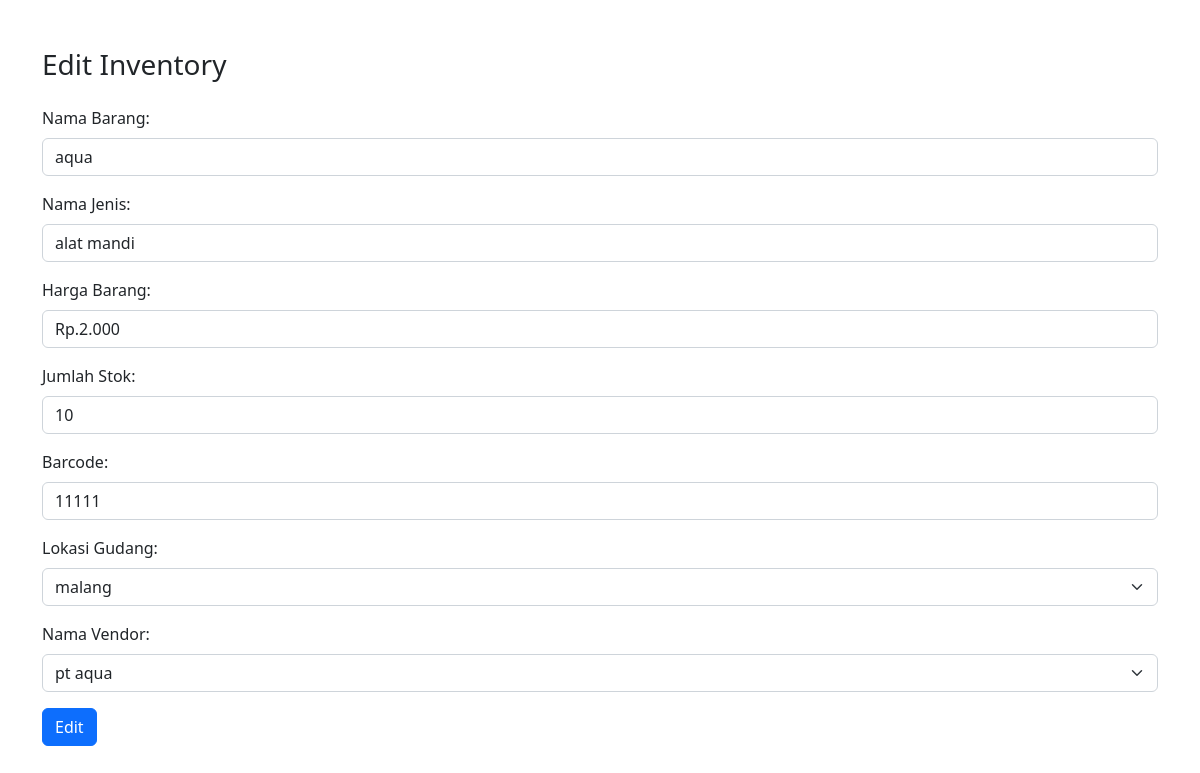
The page /crud/update_inven.php?id=13 on the database its author committed.
### tables this page shows
CREATE TABLE `inventory` (
  `id_barang` int(10) NOT NULL,
  `nama_barang` varchar(200) DEFAULT NULL,
  `jenis_barang` varchar(200) DEFAULT NULL,
  `harga` varchar(200) DEFAULT NULL,
  `kuantitas_stok` int(100) DEFAULT NULL,
  `no_seri` varchar(200) DEFAULT NULL,
  `id_gudang` int(100) DEFAULT NULL,
  `id_vendor` int(100) DEFAULT NULL
);

### crud/update_inven.php (the view, shortened to what this page needs)
<?php
include "../koneksi.php";
if ($_SERVER['REQUEST_METHOD'] == 'POST') {
    $id_barang = $_POST['id_barang'];
    $nama_barang = $_POST['nama_barang'];
    $jenis_barang = $_POST['jenis_barang'];
    $harga = $_POST['harga'];
    $kuantitas_stok = $_POST['kuantitas_stok'];
    $no_seri = $_POST['no_seri'];
    $lokasi_gudang = $_POST['id_gudang'];
    $nama_vendor = $_POST['id_vendor'];
    $sql = "UPDATE inventory SET
    nama_barang = '$nama_barang',
    jenis_barang = '$jenis_barang',
    harga = '$harga',
    kuantitas_stok = '$kuantitas_stok',
    no_seri = '$no_seri',
    id_gudang = '$lokasi_gudang',
    id_vendor = '$nama_vendor'
    WHERE id_barang = '$id_barang'";
if ($kon->query($sql) === TRUE) {
    echo "<script>alert('Sukses Mengubah Barang Baru');location.href='inven.php';</script>";
    exit();
} else {
    echo "Error updating record: " . $con->error;
}
$con->close();
} else {
$id_barang = $_GET['id'];
$sql = "SELECT * FROM inventory WHERE id_barang='$id_barang'";
$result = $kon->query($sql);
if ($result->num_rows > 0) {
    $row = $result->fetch_assoc();
} else {
    echo "Record not found!";
    exit();
}
}
?>
<!DOCTYPE html>
<html lang="en">
<head>
    <link href="../bootstrap.min.css" rel="stylesheet">
</head>
<body>
    <div class="container mt-5">
        <h3 class="mb-4">Edit Inventory</h3>
        <form action="update_inven.php" method="post">
            <div class="mb-3">
                <label for="nama_barang" class="form-label">Nama Barang:</label>
                <input type="text" class="form-control" id="nama_barang" name="nama_barang"
                 value="<?php echo htmlspecialchars($row['nama_barang']); ?>">
            </div>
            <div class="mb-3">
                <label for="jenis_barang" class="form-label">Nama Jenis:</label>
                <input type="text" class="form-control" id="jenis_barang" name="jenis_barang"
                 value="<?php echo htmlspecialchars($row['jenis_barang']); ?>">
            </div>
            <div class="mb-3">
                <label for="harga" class="form-label">Harga Barang:</label>
                <input type="text" class="form-control" id="harga" name="harga"
                 value="<?php echo htmlspecialchars($row['harga']); ?>">
            </div>
            <div class="mb-3">
                <label for="kuantitas_stok" class="form-label">Jumlah Stok:</label>
                <input type="text" class="form-control" id="kuantitas_stok" name="kuantitas_stok"
                 value="<?php echo htmlspecialchars($row['kuantitas_stok']); ?>">
            </div>
            <div class="mb-3">
                <label for="no_seri" class="form-label">Barcode:</label>
                <input type="text" class="form-control" id="no_seri" name="no_seri"
                 value="<?php echo htmlspecialchars($row['no_seri']); ?>">
            </div>
            <div class="mb-3">
                <label for="id_gudang" class="form-label">Lokasi Gudang:</label>
                <?php
                include "../koneksi.php";
                $id_gudang_terpilih = htmlspecialchars($row['id_gudang']);
                $query = mysqli_query($kon, "SELECT * FROM storage_unit");
                ?>
                <select name="id_gudang" class="form-select">
                    <?php
                    while ($data = mysqli_fetch_array($query)) {
                        $selected = ($data['id_gudang'] == $id_gudang_terpilih) ? 'selected' : '';
                        echo '<option value="'.$data['id_gudang'].'" '.$selected.'>'.$data['lokasi_gudang'].'</option>';
                    }
                    ?>
                </select>
            </div>
            <div class="mb-3">
                <label for="id_vendor" class="form-label">Nama Vendor:</label>
                <?php
                $id_vendor_terpilih = htmlspecialchars($row['id_vendor']);
                $query = mysqli_query($kon, "SELECT * FROM vendor");
                ?>
                <select name="id_vendor" class="form-select">
                    <?php
                    while ($data = mysqli_fetch_array($query)) {
                        $selected = ($data['id_vendor'] == $id_vendor_terpilih) ? 'selected' : '';
                        echo '<option value="'.$data['id_vendor'].'" '.$selected.'>'.$data['nama_vendor'].'</option>';
                    }
                    ?>
                </select>
            </div>
            <button type="submit" class="btn btn-primary" name="submit">Edit</button>
        </form>
    </div>
</body>
</html>

### rows shown on the page
inventory: nama_barang "aqua", jenis_barang "alat mandi", harga "Rp.2.000", kuantitas_stok "10", no_seri "11111"

### other values the page prints
form field id_gudang "malang"
form field id_vendor "pt aqua"
